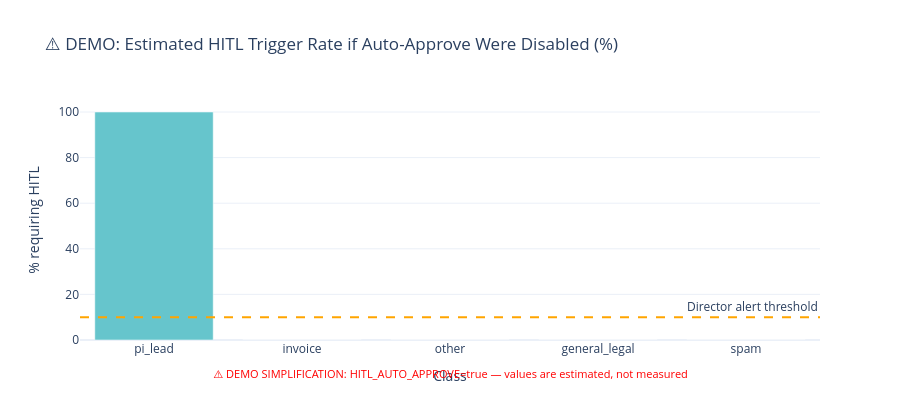

Notebook code cell kept with this figure:
### Markdown cell above
---
## §6  HITL Queue Analytics

How many emails required human review, and why?  Helps dimension staffing.

### Code cell
# ┌─ DEMO SIMPLIFICATION ─────────────────────────────────────────────────────┐
# │ HITL_AUTO_APPROVE=true is active for this dashboard run.                  │
# │ The HITL gate was bypassed — hitl_required is always False and             │
# │ human_decision was auto-set to "approve" for every email.                 │
# │ In production, all PI leads must be reviewed by a qualified attorney.      │
# └───────────────────────────────────────────────────────────────────────────┘
hitl_auto_approve = os.environ.get("HITL_AUTO_APPROVE", "false").lower() == "true"

if hitl_auto_approve:
    print("⚠️  DEMO SIMPLIFICATION: HITL_AUTO_APPROVE=true is active.")
    print("   Human-in-the-loop review was bypassed for all emails in this run.")
    print("   Stats below show agent-only decisions — no attorney oversight.")
    print()
    pi_count = (df["gt_class"] == "pi_lead").sum() if "gt_class" in df.columns else 0
    print(f"   In production, all {pi_count} PI lead(s) would require attorney review.")
    print(f"   HITL queue would have depth: {pi_count}  (alert at 10, suspend at 20)")

    # Still render a chart — shows what HITL trigger rate WOULD be in production
    try:
        prod_hitl = {cls: (100.0 if cls == "pi_lead" else 0.0)
                     for cls in df["gt_class"].unique()}
        prod_hitl_df = pd.DataFrame(
            [(k, v) for k, v in prod_hitl.items()],
            columns=["gt_class", "hitl_rate"],
        )
        fig = px.bar(
            prod_hitl_df, x="gt_class", y="hitl_rate",
            title="⚠️ DEMO: Estimated HITL Trigger Rate if Auto-Approve Were Disabled (%)",
            labels={"hitl_rate": "% requiring HITL", "gt_class": "Class"},
            color="gt_class",
            color_discrete_sequence=px.colors.qualitative.Pastel,
        )
        fig.add_hline(y=10, line_dash="dash", line_color="orange",
                      annotation_text="Director alert threshold")
        fig.add_annotation(
            text="⚠️ DEMO SIMPLIFICATION: HITL_AUTO_APPROVE=true — values are estimated, not measured",
            xref="paper", yref="paper", x=0.5, y=-0.18,
            showarrow=False, font=dict(size=11, color="red"),
        )
        fig.update_layout(showlegend=False, height=420)
        fig.show()
    except Exception as e:
        print(f"Could not render estimated chart: {e}")

else:
    # Normal production path — show actual measured HITL rates
    hitl_records = [r for r in per_record if r.get("hitl_required") is not None]

    if hitl_records:
        hitl_df = pd.DataFrame(hitl_records)
        hitl_rate_by_class = hitl_df.groupby("gt_class")["hitl_required"].mean() * 100

        fig = px.bar(hitl_rate_by_class.reset_index(), x="gt_class", y="hitl_required",
                      title="HITL Trigger Rate by Email Class (%)",
                      labels={"hitl_required": "% requiring HITL", "gt_class": "Class"},
                      color="gt_class",
                      color_discrete_sequence=px.colors.qualitative.Pastel)
        fig.add_hline(y=10, line_dash="dash", line_color="orange",
                       annotation_text="Director alert threshold 10 emails")
        fig.update_layout(showlegend=False, height=380)
        fig.show()

        total_hitl = hitl_df["hitl_required"].sum()
        print(f"Emails requiring HITL:  {total_hitl}/{len(hitl_df)} "
              f"({total_hitl/len(hitl_df)*100:.1f}%)")
        if total_hitl > 10:
            print("⚠️  Queue depth exceeds Director alert threshold (10).")
        if total_hitl > 20:
            print("🚨 Queue depth exceeds intake suspension threshold (20).")
    else:
        print("ℹ️  hitl_required field not present in per_record (not logged in this eval run).")
        print("   In production, all pi_lead emails trigger HITL by design.")
        pi_count = (df["gt_class"] == "pi_lead").sum()
        print(f"   Estimated HITL emails (= PI leads): {pi_count}")

### Figure 1 — Plotly figure (JSON) as saved in the notebook; plotly's stock layout.template omitted (floating-point values rounded to 4 significant figures)
{"data": [{"hovertemplate": "Class=%{x}<br>% requiring HITL=%{y}<extra></extra>", "legendgroup": "pi_lead", "marker": {"color": "rgb(102, 197, 204)", "pattern": {"shape": ""}}, "name": "pi_lead", "orientation": "v", "showlegend": true, "textposition": "auto", "type": "bar", "x": ["pi_lead"], "xaxis": "x", "y": [100.0], "yaxis": "y"}, {"hovertemplate": "Class=%{x}<br>% requiring HITL=%{y}<extra></extra>", "legendgroup": "invoice", "marker": {"color": "rgb(246, 207, 113)", "pattern": {"shape": ""}}, "name": "invoice", "orientation": "v", "showlegend": true, "textposition": "auto", "type": "bar", "x": ["invoice"], "xaxis": "x", "y": [0.0], "yaxis": "y"}, {"hovertemplate": "Class=%{x}<br>% requiring HITL=%{y}<extra></extra>", "legendgroup": "other", "marker": {"color": "rgb(248, 156, 116)", "pattern": {"shape": ""}}, "name": "other", "orientation": "v", "showlegend": true, "textposition": "auto", "type": "bar", "x": ["other"], "xaxis": "x", "y": [0.0], "yaxis": "y"}, {"hovertemplate": "Class=%{x}<br>% requiring HITL=%{y}<extra></extra>", "legendgroup": "general_legal", "marker": {"color": "rgb(220, 176, 242)", "pattern": {"shape": ""}}, "name": "general_legal", "orientation": "v", "showlegend": true, "textposition": "auto", "type": "bar", "x": ["general_legal"], "xaxis": "x", "y": [0.0], "yaxis": "y"}, {"hovertemplate": "Class=%{x}<br>% requiring HITL=%{y}<extra></extra>", "legendgroup": "spam", "marker": {"color": "rgb(135, 197, 95)", "pattern": {"shape": ""}}, "name": "spam", "orientation": "v", "showlegend": true, "textposition": "auto", "type": "bar", "x": ["spam"], "xaxis": "x", "y": [0.0], "yaxis": "y"}], "layout": {"annotations": [{"showarrow": false, "text": "Director alert threshold", "x": 1, "xanchor": "right", "xref": "x domain", "y": 10, "yanchor": "bottom", "yref": "y"}, {"font": {"color": "red", "size": 11}, "showarrow": false, "text": "⚠️ DEMO SIMPLIFICATION: HITL_AUTO_APPROVE=true — values are estimated, not measured", "x": 0.5, "xref": "paper", "y": -0.18, "yref": "paper"}], "barmode": "relative", "height": 420, "legend": {"title": {"text": "Class"}, "tracegroupgap": 0}, "shapes": [{"line": {"color": "orange", "dash": "dash"}, "type": "line", "x0": 0, "x1": 1, "xref": "x domain", "y0": 10, "y1": 10, "yref": "y"}], "showlegend": false, "title": {"text": "⚠️ DEMO: Estimated HITL Trigger Rate if Auto-Approve Were Disabled (%)"}, "xaxis": {"anchor": "y", "categoryarray": ["pi_lead", "invoice", "other", "general_legal", "spam"], "categoryorder": "array", "domain": [0, 1], "title": {"text": "Class"}}, "yaxis": {"anchor": "x", "domain": [0, 1], "title": {"text": "% requiring HITL"}}}}
